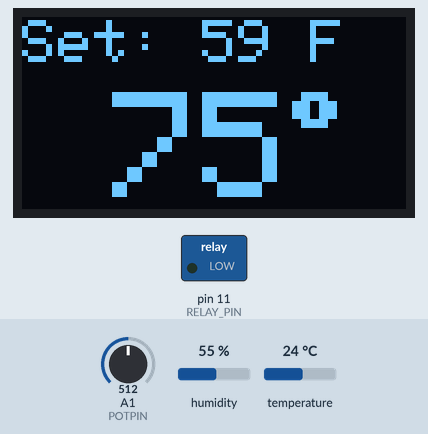
This sketch was run on a simulated Arduino Uno, built with avr-gcc and run on an emulated ATmega328P. Shown: 128×64 one-colour display, switched loads named in the sketch (green lamp = pin HIGH). Inputs (shaded band) come from the test bench; at power-on: A1 (POTPIN) = 512, humidity 55 %, temperature 24 °C.

Above: at 1.2 s.
1.3 s: A1 (POTPIN) set to 716
At 3.5 s:
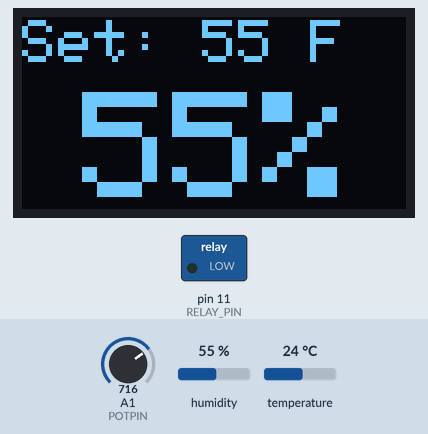
7.3 s: A1 (POTPIN) set to 900
At 8.5 s:
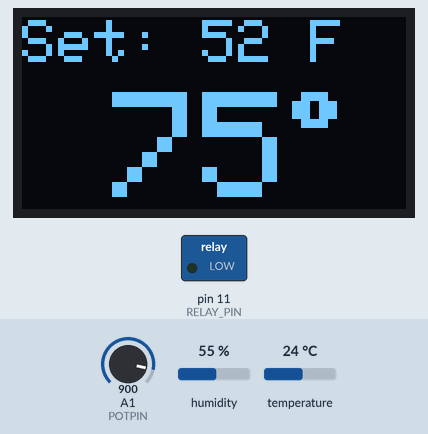
13.3 s: humidity set to 22 %
At 15.2 s:
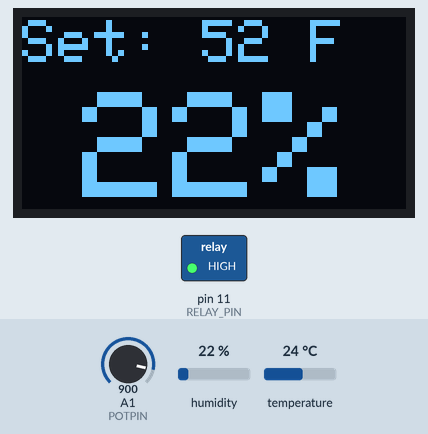
17.6 s: A1 (POTPIN) set to 1023
At 18.1 s:
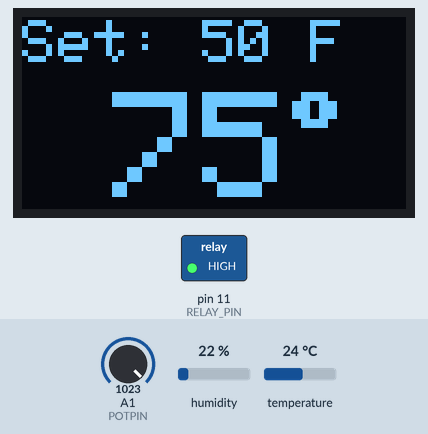
19.7 s: temperature set to 12 °C
At 21.3 s:
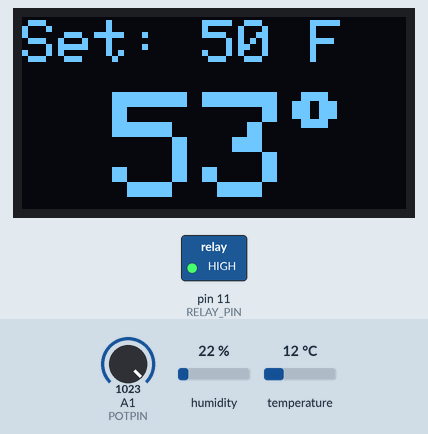
23.7 s: humidity set to 40 %
At 27.0 s:
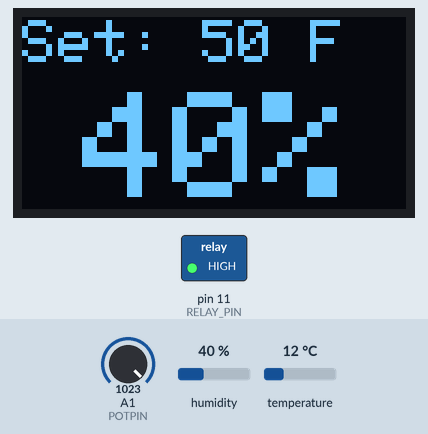
Timing chart, 0 to 28.5 s (numbered marks = the images above; inputs shaded):
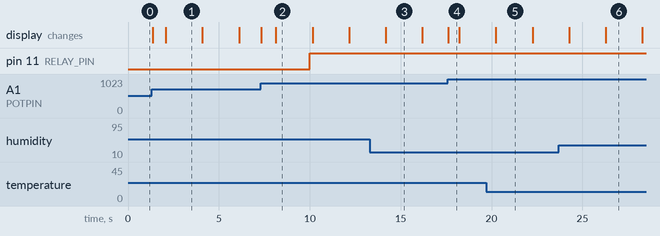

Measured:
- after the input at 1.3 s, the display: first changes after 0.05 s (image 1 shows a later state)
- after the input at 7.3 s, the display: first changes at once (image 2 shows a later state)
- after the input at 13.3 s, the display: changes after 0.89 s (image 3)
- after the input at 17.6 s, the display: changes at once (image 4)
- after the input at 19.7 s, the display: changes after 0.53 s (image 5)
- after the input at 23.7 s, the display: first differs from a run without the input after 2.6 s (image 6)
- what the display in image 1 shows lasts 2.0 s, from 2.1 s to 4.1 s

The sketch:

chiller_main.ino
```cpp
#include <Wire.h>
#include <Adafruit_GFX.h>
#include <Adafruit_SSD1306.h>
#include <Adafruit_Sensor.h>
#include <DHT.h>


//define the potentiometer pin on analog 1
#define POTPIN A1

//define the relay pin on digital 12
#define RELAY_PIN 11

//Sensor on digital pin 2, backup sensor on pin 6, and bottle probe on pin 9
#define DHTPIN 2
#define INT_PROBE 6
#define EXT_PROBE 9

//Sensor is a DHT22 sensor
#define DHTTYPE DHT22

//No real OLED pin on this board, but we need it for the library to work properly
#define OLED_RESET 4
Adafruit_SSD1306 display(128, 64, &Wire, OLED_RESET);

//define the temp setpoint limits, margin, and delay before chiller can change states
#define MAX_TEMP 70
#define MIN_TEMP 50
#define MARGIN 2
#define CHILLER_DELAY 10000

//define the time to switch display cycles in milliseconds
#define DISPLAY_CYCLE 2000

//Initialize the dht object
DHT dht(DHTPIN, DHTTYPE);


//Initialize our variables
int humid;
int tempF;
int tempSelect;
int currentTime;
int displayTime = 0;
int chillerTime = 0;
bool dispTemp = true;
bool chillerState = false;

void setup()
{
    //set digital pinmode
    pinMode(RELAY_PIN, OUTPUT);
    digitalWrite(RELAY_PIN, LOW);

    //Initialize the I2C interface and sensor
	Wire.begin();
    dht.begin();

    //Initialize the display
    display.begin(SSD1306_SWITCHCAPVCC, 0x3C);
}

void loop()
{
    getSensors();
    currentTime = millis();

    if (currentTime - chillerTime > CHILLER_DELAY) {
        if (tempF > tempSelect + MARGIN && chillerState == false) {
            chillerState = true;
            digitalWrite(RELAY_PIN, HIGH);
        }
        else if (tempF < tempSelect - MARGIN && chillerState == true) {
            chillerState = false;
            digitalWrite(RELAY_PIN, LOW);

        chillerTime = currentTime;
        }
    }

    updateDisp(dispTemp);
    display.display();

    if (currentTime - displayTime > DISPLAY_CYCLE) {
        if (dispTemp == true) {
            dispTemp = false;
        }
        else {
            dispTemp = true;
        }
        displayTime = currentTime;
    }

    delay(1);
}

void getSensors()
{
    tempSelect = map(analogRead(POTPIN), 1020, 0, MIN_TEMP, MAX_TEMP);

    tempF = (int)dht.readTemperature(true);
    humid = (int)dht.readHumidity();

    if (isnan(tempF) || isnan(humid)) {

    }
}

void updateDisp(bool dataSelect)
{
    if (isnan(humid) || isnan(tempF)) {
        display.clearDisplay();
        display.setTextColor(WHITE);
        display.setTextSize(1);
        display.setCursor(5,0);
        display.print("Failed to read temperature!");
        return;
    }

    display.clearDisplay();
    display.setTextColor(WHITE);
    display.setTextSize(2);
    display.setCursor(0, 1);
    display.print("Set: ");
    display.print(tempSelect);
    display.print(" F");

    if (dataSelect == true) {
        display.setTextSize(5);
        display.setCursor(30,25);
        display.print(tempF);
        display.setTextSize(3);
        display.print((char)247);
    }
    else {
        display.setTextSize(5);
        display.setCursor(20,25);
        display.print(humid);
        display.print("%\t");
    }
}
```
